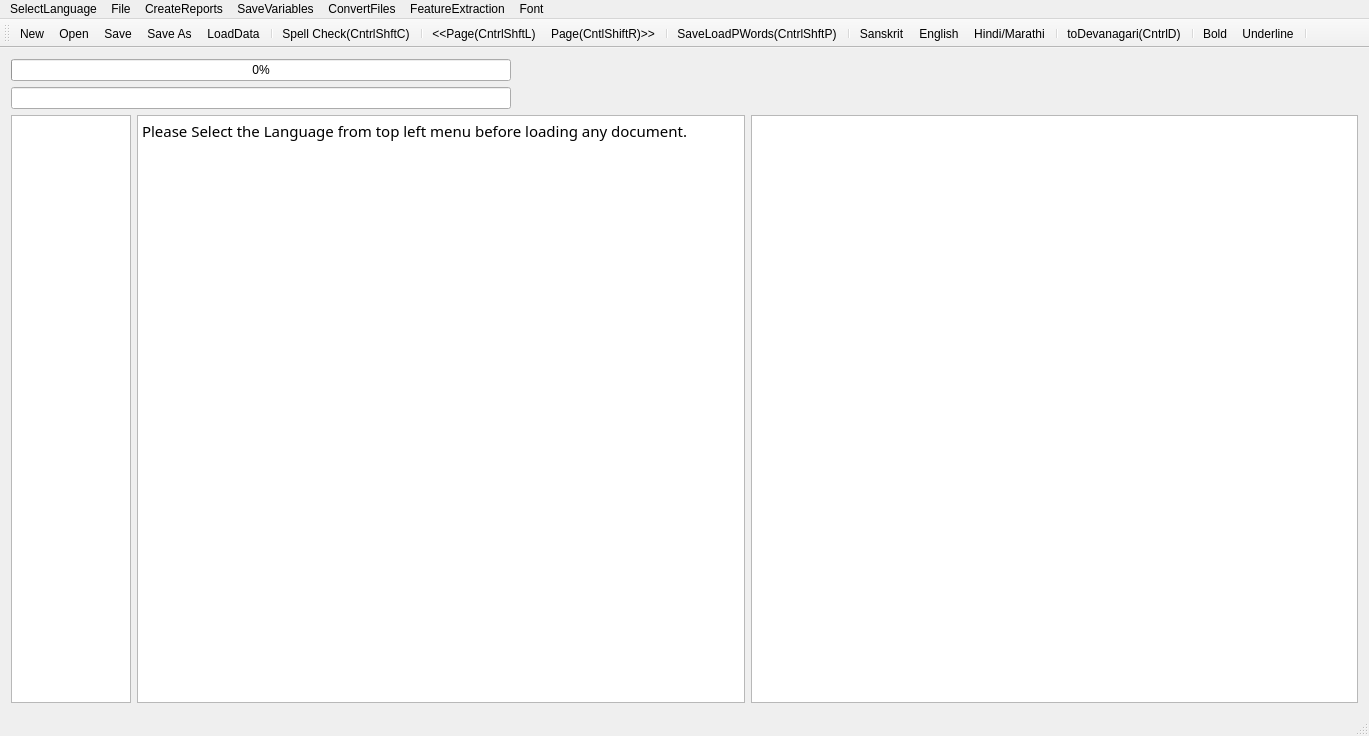
<?xml version="1.0" encoding="UTF-8"?>
<ui version="4.0">
 <class>MainWindow</class>
 <widget class="QMainWindow" name="MainWindow">
  <property name="geometry">
   <rect>
    <x>0</x>
    <y>0</y>
    <width>1369</width>
    <height>736</height>
   </rect>
  </property>
  <property name="mouseTracking">
   <bool>true</bool>
  </property>
  <property name="windowTitle">
   <string>MainWindow</string>
  </property>
  <widget class="QWidget" name="centralWidget">
   <layout class="QVBoxLayout" name="verticalLayout">
    <item>
     <widget class="QProgressBar" name="progressBar">
      <property name="maximumSize">
       <size>
        <width>500</width>
        <height>16777215</height>
       </size>
      </property>
      <property name="value">
       <number>0</number>
      </property>
      <property name="alignment">
       <set>Qt::AlignRight|Qt::AlignTrailing|Qt::AlignVCenter</set>
      </property>
     </widget>
    </item>
    <item>
     <widget class="QLineEdit" name="lineEdit">
      <property name="maximumSize">
       <size>
        <width>500</width>
        <height>16777215</height>
       </size>
      </property>
     </widget>
    </item>
    <item>
     <layout class="QHBoxLayout" name="horizontalLayout">
      <item>
       <widget class="QTextEdit" name="textEdit">
        <property name="maximumSize">
         <size>
          <width>120</width>
          <height>16777215</height>
         </size>
        </property>
        <property name="font">
         <font>
          <family>FreeSans</family>
          <italic>true</italic>
         </font>
        </property>
        <property name="sizeAdjustPolicy">
         <enum>QAbstractScrollArea::AdjustToContents</enum>
        </property>
        <property name="readOnly">
         <bool>true</bool>
        </property>
       </widget>
      </item>
      <item>
       <widget class="QTextBrowser" name="textBrowser">
        <property name="font">
         <font>
          <family>Shobhika</family>
          <pointsize>16</pointsize>
          <italic>false</italic>
         </font>
        </property>
        <property name="mouseTracking">
         <bool>true</bool>
        </property>
        <property name="sizeAdjustPolicy">
         <enum>QAbstractScrollArea::AdjustToContents</enum>
        </property>
        <property name="undoRedoEnabled">
         <bool>true</bool>
        </property>
        <property name="readOnly">
         <bool>false</bool>
        </property>
        <property name="html">
         <string>&lt;!DOCTYPE HTML PUBLIC &quot;-//W3C//DTD HTML 4.0//EN&quot; &quot;http://www.w3.org/TR/REC-html40/strict.dtd&quot;&gt;
&lt;html&gt;&lt;head&gt;&lt;meta name=&quot;qrichtext&quot; content=&quot;1&quot; /&gt;&lt;meta charset=&quot;utf-8&quot; /&gt;&lt;style type=&quot;text/css&quot;&gt;
p, li { white-space: pre-wrap; }
hr { height: 1px; border-width: 0; }
&lt;/style&gt;&lt;/head&gt;&lt;body style=&quot; font-family:'Shobhika'; font-size:16pt; font-weight:400; font-style:normal;&quot;&gt;
&lt;p style=&quot; margin-top:0px; margin-bottom:0px; margin-left:0px; margin-right:0px; -qt-block-indent:0; text-indent:0px;&quot;&gt;&lt;span style=&quot; font-family:'Ubuntu'; font-size:11pt;&quot;&gt;Please Select the Language from top left menu before loading any document.&lt;/span&gt;&lt;/p&gt;&lt;/body&gt;&lt;/html&gt;</string>
        </property>
        <property name="acceptRichText">
         <bool>true</bool>
        </property>
        <property name="textInteractionFlags">
         <set>Qt::LinksAccessibleByKeyboard|Qt::LinksAccessibleByMouse|Qt::TextBrowserInteraction|Qt::TextEditable|Qt::TextEditorInteraction|Qt::TextSelectableByKeyboard|Qt::TextSelectableByMouse</set>
        </property>
       </widget>
      </item>
      <item>
       <widget class="QGraphicsView" name="graphicsView">
        <property name="sizeAdjustPolicy">
         <enum>QAbstractScrollArea::AdjustIgnored</enum>
        </property>
        <property name="alignment">
         <set>Qt::AlignCenter</set>
        </property>
        <property name="dragMode">
         <enum>QGraphicsView::ScrollHandDrag</enum>
        </property>
        <property name="transformationAnchor">
         <enum>QGraphicsView::AnchorViewCenter</enum>
        </property>
        <property name="resizeAnchor">
         <enum>QGraphicsView::AnchorViewCenter</enum>
        </property>
       </widget>
      </item>
     </layout>
    </item>
   </layout>
   <zorder>lineEdit</zorder>
   <zorder>progressBar</zorder>
  </widget>
  <widget class="QMenuBar" name="menuBar">
   <property name="geometry">
    <rect>
     <x>0</x>
     <y>0</y>
     <width>1369</width>
     <height>22</height>
    </rect>
   </property>
   <widget class="QMenu" name="menuOCR_Correction_Window">
    <property name="title">
     <string>File</string>
    </property>
    <addaction name="actionNew"/>
    <addaction name="actionOpen"/>
    <addaction name="actionSave"/>
    <addaction name="actionSave_As"/>
    <addaction name="actionSpell_Check"/>
    <addaction name="actionLoad_Next_Page"/>
    <addaction name="actionLoad_Prev_Page"/>
    <addaction name="separator"/>
    <addaction name="actionLoadGDocPage"/>
    <addaction name="actionToDevanagari"/>
    <addaction name="actionLoadData"/>
    <addaction name="actionLoadDict"/>
    <addaction name="actionLoadOCRWords"/>
    <addaction name="actionLoadDomain"/>
    <addaction name="actionLoadSubPS"/>
    <addaction name="actionLoadConfusions"/>
    <addaction name="actionSugg"/>
    <addaction name="actionToSlp1"/>
   </widget>
   <widget class="QMenu" name="menuCreateReports">
    <property name="title">
     <string>CreateReports</string>
    </property>
    <addaction name="actionCreateBest2OCR"/>
    <addaction name="actionCreateSuggestionLog"/>
    <addaction name="actionCreateSuggestionLogNearestPriority"/>
    <addaction name="actionErrorDetectionRep"/>
    <addaction name="actionErrorDetectWithoutAdaptation"/>
    <addaction name="actionErrorDetectionRepUniq"/>
   </widget>
   <widget class="QMenu" name="menuSaveVariables">
    <property name="title">
     <string>SaveVariables</string>
    </property>
    <addaction name="actionCPair"/>
    <addaction name="actionPrimarySecOCRPair"/>
    <addaction name="actionCPairIEROcrVsCorrect"/>
    <addaction name="actionCPairGEROcrVsCorrect"/>
   </widget>
   <widget class="QMenu" name="menuConvertFiles">
    <property name="title">
     <string>ConvertFiles</string>
    </property>
    <addaction name="actionToSlp1_2"/>
    <addaction name="actionToDev"/>
    <addaction name="actionExtractDev"/>
    <addaction name="actionEditDistRep"/>
    <addaction name="actionConfusionFreqHist"/>
    <addaction name="actionFilterOutGT50EditDisPairs"/>
   </widget>
   <widget class="QMenu" name="menuFeatureExtraction">
    <property name="title">
     <string>FeatureExtraction</string>
    </property>
    <addaction name="actionPrepareFeatures"/>
   </widget>
   <widget class="QMenu" name="menuSelectLanguage">
    <property name="title">
     <string>SelectLanguage</string>
    </property>
    <addaction name="actionSanskrit"/>
    <addaction name="actionHindi"/>
    <addaction name="actionEnglish"/>
   </widget>
   <widget class="QMenu" name="menuFont">
    <property name="title">
     <string>Font</string>
    </property>
    <addaction name="actionBold"/>
    <addaction name="actionUnderline"/>
   </widget>
   <addaction name="menuSelectLanguage"/>
   <addaction name="menuOCR_Correction_Window"/>
   <addaction name="menuCreateReports"/>
   <addaction name="menuSaveVariables"/>
   <addaction name="menuConvertFiles"/>
   <addaction name="menuFeatureExtraction"/>
   <addaction name="menuFont"/>
  </widget>
  <widget class="QStatusBar" name="statusBar"/>
  <widget class="QToolBar" name="mainToolBar">
   <attribute name="toolBarArea">
    <enum>TopToolBarArea</enum>
   </attribute>
   <attribute name="toolBarBreak">
    <bool>false</bool>
   </attribute>
   <addaction name="actionNew"/>
   <addaction name="actionOpen"/>
   <addaction name="actionSave"/>
   <addaction name="actionSave_As"/>
   <addaction name="actionLoadData"/>
   <addaction name="separator"/>
   <addaction name="actionSpell_Check"/>
   <addaction name="separator"/>
   <addaction name="actionLoad_Prev_Page"/>
   <addaction name="actionLoad_Next_Page"/>
   <addaction name="separator"/>
   <addaction name="actionLoadGDocPage"/>
   <addaction name="separator"/>
   <addaction name="actionSanskrit"/>
   <addaction name="actionEnglish"/>
   <addaction name="actionHindi"/>
   <addaction name="separator"/>
   <addaction name="actionToDevanagari"/>
   <addaction name="separator"/>
   <addaction name="actionBold"/>
   <addaction name="actionUnderline"/>
   <addaction name="separator"/>
  </widget>
  <action name="actionOpen">
   <property name="icon">
    <iconset resource="AppResources.qrc">
     <normaloff>:/Images/open.png</normaloff>:/Images/open.png</iconset>
   </property>
   <property name="text">
    <string>Open</string>
   </property>
   <property name="shortcut">
    <string>Ctrl+O</string>
   </property>
  </action>
  <action name="actionSave">
   <property name="icon">
    <iconset resource="AppResources.qrc">
     <normaloff>:/Images/save.png</normaloff>:/Images/save.png</iconset>
   </property>
   <property name="text">
    <string>Save</string>
   </property>
   <property name="shortcut">
    <string>Ctrl+S</string>
   </property>
  </action>
  <action name="actionSave_As">
   <property name="icon">
    <iconset resource="AppResources.qrc">
     <normaloff>:/Images/save-as.png</normaloff>:/Images/save-as.png</iconset>
   </property>
   <property name="text">
    <string>Save As</string>
   </property>
   <property name="shortcut">
    <string>Ctrl+Shift+S</string>
   </property>
  </action>
  <action name="actionNew">
   <property name="icon">
    <iconset resource="AppResources.qrc">
     <normaloff>:/Images/New.png</normaloff>:/Images/New.png</iconset>
   </property>
   <property name="text">
    <string>New</string>
   </property>
   <property name="shortcut">
    <string>Ctrl+N</string>
   </property>
  </action>
  <action name="actionSpell_Check">
   <property name="text">
    <string>Spell Check(CntrlShftC)</string>
   </property>
   <property name="shortcut">
    <string>Ctrl+Shift+C</string>
   </property>
  </action>
  <action name="actionLoad_Next_Page">
   <property name="text">
    <string>Page(CntlShiftR)&gt;&gt;</string>
   </property>
   <property name="toolTip">
    <string>Page(CntlShiftR)&gt;&gt;</string>
   </property>
   <property name="shortcut">
    <string>Ctrl+Shift+R</string>
   </property>
  </action>
  <action name="actionLoad_Prev_Page">
   <property name="text">
    <string>&lt;&lt;Page(CntrlShftL)</string>
   </property>
   <property name="toolTip">
    <string>&lt;&lt;Page(CntrlShftL)</string>
   </property>
   <property name="shortcut">
    <string>Ctrl+Shift+L</string>
   </property>
  </action>
  <action name="actionLoadGDocPage">
   <property name="text">
    <string>Save&amp;LoadPWords(CntrlShftP)</string>
   </property>
   <property name="shortcut">
    <string>Ctrl+Shift+P</string>
   </property>
  </action>
  <action name="actionToDevanagari">
   <property name="text">
    <string>toDevanagari(CntrlD)</string>
   </property>
   <property name="shortcut">
    <string>Ctrl+D</string>
   </property>
  </action>
  <action name="actionLoadData">
   <property name="text">
    <string>LoadData</string>
   </property>
  </action>
  <action name="actionLoadDict">
   <property name="text">
    <string>LoadDict</string>
   </property>
  </action>
  <action name="actionLoadOCRWords">
   <property name="text">
    <string>LoadOCRWords</string>
   </property>
  </action>
  <action name="actionLoadDomain">
   <property name="text">
    <string>LoadDomain</string>
   </property>
  </action>
  <action name="actionLoadSubPS">
   <property name="text">
    <string>LoadSubPS</string>
   </property>
  </action>
  <action name="actionLoadConfusions">
   <property name="text">
    <string>LoadConfusions</string>
   </property>
  </action>
  <action name="actionSugg">
   <property name="text">
    <string>sugg</string>
   </property>
   <property name="shortcut">
    <string>Menu</string>
   </property>
  </action>
  <action name="actionCreateBest2OCR">
   <property name="text">
    <string>CreateBest2OCR</string>
   </property>
  </action>
  <action name="actionToSlp1">
   <property name="text">
    <string>toSlp1</string>
   </property>
   <property name="shortcut">
    <string>Ctrl+G</string>
   </property>
  </action>
  <action name="actionCreateSuggestionLog">
   <property name="text">
    <string>CreateSuggestionLog</string>
   </property>
  </action>
  <action name="actionCreateSuggestionLogNearestPriority">
   <property name="text">
    <string>CreateSuggestionLogNearestPriority</string>
   </property>
  </action>
  <action name="actionErrorDetectionRep">
   <property name="text">
    <string>ErrorDetectionRep</string>
   </property>
  </action>
  <action name="actionErrorDetectWithoutAdaptation">
   <property name="text">
    <string>ErrorDetectWithoutAdaptation</string>
   </property>
  </action>
  <action name="actionCPair">
   <property name="text">
    <string>CPair</string>
   </property>
  </action>
  <action name="actionToSlp1_2">
   <property name="text">
    <string>toSlp1</string>
   </property>
  </action>
  <action name="actionToDev">
   <property name="text">
    <string>toDev</string>
   </property>
  </action>
  <action name="actionExtractDev">
   <property name="text">
    <string>ExtractDevWords</string>
   </property>
   <property name="toolTip">
    <string>ExtractDevWords</string>
   </property>
  </action>
  <action name="actionPrimarySecOCRPair">
   <property name="text">
    <string>PrimarySecOCRPairs</string>
   </property>
  </action>
  <action name="actionCPairIEROcrVsCorrect">
   <property name="text">
    <string>CPairIEROcrVsCorrect</string>
   </property>
  </action>
  <action name="actionEditDistRep">
   <property name="text">
    <string>EditDistRep</string>
   </property>
  </action>
  <action name="actionConfusionFreqHist">
   <property name="text">
    <string>ConfusionFreqHist</string>
   </property>
  </action>
  <action name="actionCPairGEROcrVsCorrect">
   <property name="text">
    <string>CPairGEROcrVsCorrect</string>
   </property>
  </action>
  <action name="actionFilterOutGT50EditDisPairs">
   <property name="text">
    <string>FilterOutGT50EditDisPairs</string>
   </property>
  </action>
  <action name="actionPrepareFeatures">
   <property name="text">
    <string>PrepareFeatures</string>
   </property>
  </action>
  <action name="actionErrorDetectionRepUniq">
   <property name="text">
    <string>ErrorSuggRepUniq</string>
   </property>
  </action>
  <action name="actionSanskrit">
   <property name="text">
    <string>Sanskrit</string>
   </property>
  </action>
  <action name="actionHindi">
   <property name="text">
    <string>Hindi/Marathi</string>
   </property>
  </action>
  <action name="actionEnglish">
   <property name="text">
    <string>English</string>
   </property>
   <property name="toolTip">
    <string>English</string>
   </property>
  </action>
  <action name="actionUnderline">
   <property name="text">
    <string>Underline</string>
   </property>
  </action>
  <action name="actionBold">
   <property name="text">
    <string>Bold</string>
   </property>
  </action>
 </widget>
 <layoutdefault spacing="6" margin="11"/>
 <tabstops>
  <tabstop>textBrowser</tabstop>
  <tabstop>graphicsView</tabstop>
 </tabstops>
 <resources>
  <include location="AppResources.qrc"/>
 </resources>
 <connections/>
</ui>
